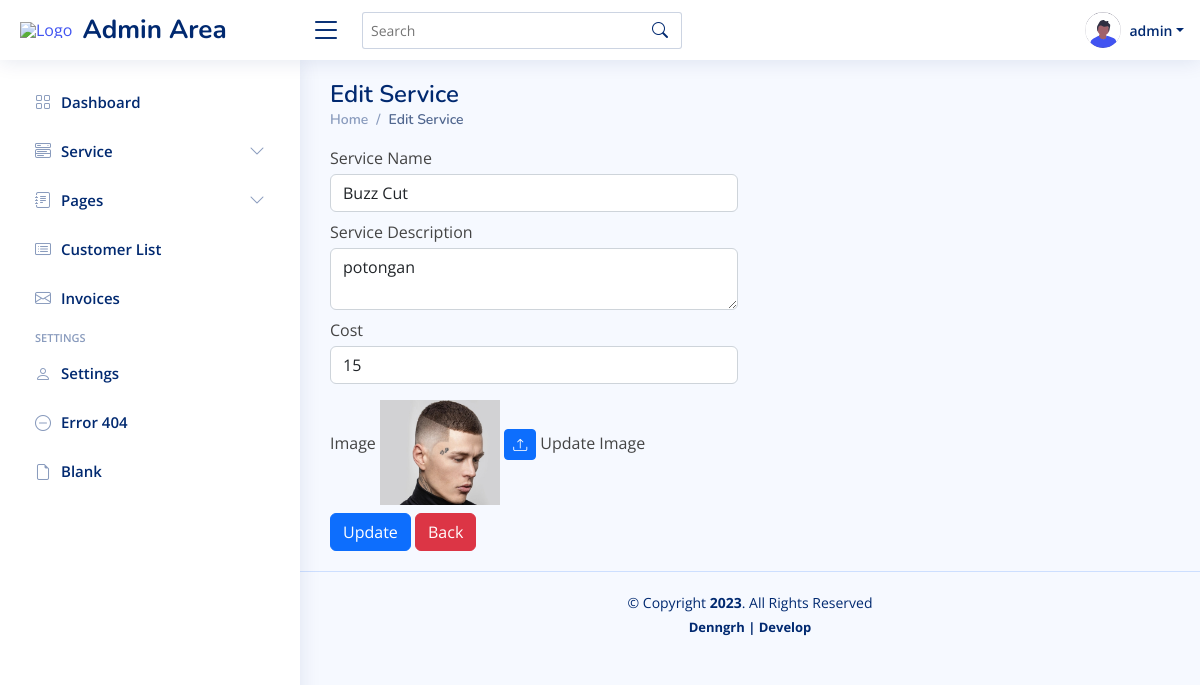
Screenshot of /admin/edit-service.php?editid=23 (signed in) with the database file from the repository.
### tables this page shows
CREATE TABLE `tblservices` (
  `ID` int(10) NOT NULL,
  `ServiceName` varchar(200) DEFAULT NULL,
  `ServiceDescription` mediumtext DEFAULT NULL,
  `Cost` int(10) DEFAULT NULL,
  `Image` varchar(200) DEFAULT NULL,
  `CreationDate` timestamp NULL DEFAULT current_timestamp()
);

### admin/edit-service.php (the view, shortened to what this page needs)
<?php
include 'inc/koneksi.php';
        if($_SESSION['status']!="login"){
            header("Location: ../login.php?info=Login Terlebih Dahulu!");
        }else{
    ?>
<!DOCTYPE html>
<html lang="en">
<head>
  <link href="assets/vendor/bootstrap/css/bootstrap.min.css" rel="stylesheet">
  <link href="assets/vendor/bootstrap-icons/bootstrap-icons.css" rel="stylesheet">
  <link href="assets/vendor/boxicons/css/boxicons.min.css" rel="stylesheet">
  <link href="assets/css/style.css" rel="stylesheet">
</head>
<body>
<header id="header" class="header fixed-top d-flex align-items-center">
    <div class="d-flex align-items-center justify-content-between">
      <a href="./index.php" class="logo d-flex align-items-center">
        <img src="../assets/img/logo.png" alt="Logo ">&nbsp;
        <span class="d-none d-lg-block">Admin Area</span>
      </a>
      <i class="bi bi-list toggle-sidebar-btn"></i>
    </div>
    <div class="search-bar">
      <form class="search-form d-flex align-items-center" method="POST" action="#">
        <input type="text" name="query" placeholder="Search" title="Enter search keyword">
        <button type="submit" title="Search"><i class="bi bi-search"></i></button>
      </form>
    </div>
    <nav class="header-nav ms-auto">
      <ul class="d-flex align-items-center">
        <li class="nav-item dropdown pe-3">
          <a class="nav-link nav-profile d-flex align-items-center pe-0" href="#" data-bs-toggle="dropdown">
            <img src="assets/img/profile.svg" alt="Profile" class="rounded-circle">
            <span class="d-none d-md-block dropdown-toggle ps-2"><?php echo $_SESSION['username']; ?></span>
          </a>
        </li>
      </ul>
    </nav>
  </header>
  <aside id="sidebar" class="sidebar">
    <ul class="sidebar-nav" id="sidebar-nav">
      <li class="nav-item">
        <a class="nav-link collapsed" href="index.php">
          <i class="bi bi-grid"></i>
          <span>Dashboard</span>
        </a>
      </li>
      <li class="nav-item">
        <a class="nav-link collapsed" data-bs-target="#service-nav" data-bs-toggle="collapse" href="#">
          <i class="bi bi-menu-button-wide"></i><span>Service</span><i class="bi bi-chevron-down ms-auto"></i>
        </a>
      </li>
      <li class="nav-item">
        <a class="nav-link collapsed" data-bs-target="#pages-nav" data-bs-toggle="collapse" href="#">
          <i class="bi bi-journal-text"></i><span>Pages</span><i class="bi bi-chevron-down ms-auto"></i>
        </a>
      </li>
       <li class="nav-item">
        <a class="nav-link collapsed" href="customer-list.php">
          <i class="bi bi-card-list"></i>
          <span>Customer List</span>
        </a>
      </li>
      <li class="nav-item">
        <a class="nav-link collapsed" href="invoices.php">
          <i class="bi bi-envelope"></i>
          <span>Invoices</span>
        </a>
      </li>
      <li class="nav-heading">Settings</li>
      <li class="nav-item">
        <a class="nav-link collapsed" href="setting.php">
          <i class="bi bi-person"></i>
          <span>Settings</span>
        </a>
      </li>
      <li class="nav-item">
        <a class="nav-link collapsed" href="404.php">
          <i class="bi bi-dash-circle"></i>
          <span>Error 404</span>
        </a>
      </li>
      <li class="nav-item">
        <a class="nav-link collapsed" href="pages-blank.php">
          <i class="bi bi-file-earmark"></i>
          <span>Blank</span>
        </a>
      </li>
    </ul>
  </aside>
    <main id="main" class="main">
    <div class="pagetitle">
      <h1>Edit Service</h1>
      <nav>
        <ol class="breadcrumb">
          <li class="breadcrumb-item"><a href="index.php">Home</a></li>
          <li class="breadcrumb-item active">Edit Service</li>
        </ol>
      </nav>
    </div>
    <section class="section">
      <div class="row">
        <div class="col-lg-6">
        <form method="post">
                <?php
               $cid=$_GET['editid'];
              $ret=mysqli_query($conn,"select * from  tblservices where ID='$cid'");
              while ($row=mysqli_fetch_array($ret)) {
              ?>
                             <div class="form-group"> <label for="exampleInputEmail1">Service Name</label> <input type="text" class="form-control mt-1" id="sername" name="sername" placeholder="Service Name" value="<?php  echo $row['ServiceName'];?>" required="true"> </div>
                             <div class="form-group mt-2"> <label for="exampleInputEmail1">Service Description</label> <textarea type="text" class="form-control mt-1" id="sername" name="serdesc" placeholder="Service Name" value="" required="true"><?php  echo $row['ServiceDescription'];?></textarea> </div>
                             <div class="form-group mt-2"> <label for="exampleInputPassword1">Cost</label> <input type="text" id="cost" name="cost" class="form-control mt-1" placeholder="Cost" value="<?php  echo $row['Cost'];?>" required="true"> </div>
                             <div class="form-group"> <label for="exampleInputPassword1">Image</label>  <img src="assets/img/<?php echo $row['Image']?>" width="120" class="mt-3">
                             <a  href="update-img.php?lid=<?php echo $row['ID'];?>"class="btn btn-primary btn-sm" title="Upload new profile image"><i class="bi bi-upload"></i></a>
                             <a>Update Image</a>
                            </div>
                             <?php } ?>
                              <button type="submit" name="submit" class="btn btn-primary mt-2">Update</button>
                             <a href="manage-service.php"  class="btn btn-danger mt-2">Back</a>
                             </form>
        </div>
      </div>
    </section>
  </main>
      <?php include'inc/footer.php'; ?>
</body>
</html>
<?php } ?>

### admin/assets/css/style.css (style rules this page uses)
:root { scroll-behavior: smooth; }
body { font-family: "Open Sans", sans-serif; background: #f6f9ff; color: #444444; }
a { color: #4154f1; text-decoration: none; }
h1, h2, h3, h4, h5, h6 { font-family: "Nunito", sans-serif; }
#main { margin-top: 60px; padding: 20px 30px; transition: all 0.3s; }
.pagetitle { margin-bottom: 10px; }
.pagetitle h1 { font-size: 24px; margin-bottom: 0; font-weight: 600; color: #012970; }
.breadcrumb { font-size: 14px; font-family: "Nunito", sans-serif; color: #899bbd; font-weight: 600; }
.breadcrumb a { color: #899bbd; transition: 0.3s; }
.breadcrumb .breadcrumb-item::before { color: #899bbd; }
.breadcrumb .active { color: #51678f; font-weight: 600; }
.logo { line-height: 1; }
@media (min-width: 1200px) { .logo { width: 280px; } }
.logo img { max-height: 26px; margin-right: 6px; }
.logo span { font-size: 26px; font-weight: 700; color: #012970; font-family: "Nunito", sans-serif; }
.header { transition: all 0.5s; z-index: 997; height: 60px; box-shadow: 0px 2px 20px rgba(1, 41, 112, 0.1); background-color: #fff; padding-left: 20px; }
.header .toggle-sidebar-btn { font-size: 32px; padding-left: 10px; cursor: pointer; color: #012970; }
.header .search-bar { min-width: 360px; padding: 0 20px; }
.header .search-form { width: 100%; }
.header .search-form input { border: 0; font-size: 14px; color: #012970; border: 1px solid rgba(1, 41, 112, 0.2); padding: 7px 38px 7px 8px; border-radius: 3px; transition: 0.3s; width: 100%; }
.header .search-form button { border: 0; padding: 0; margin-left: -30px; background: none; }
.header .search-form button i { color: #012970; }
.header-nav ul { list-style: none; }
.header-nav>ul { margin: 0; padding: 0; }
.header-nav .nav-profile { color: #012970; }
.header-nav .nav-profile img { max-height: 36px; }
.header-nav .nav-profile span { font-size: 14px; font-weight: 600; }
.sidebar { position: fixed; top: 60px; left: 0; bottom: 0; width: 300px; z-index: 996; transition: all 0.3s; padding: 20px; overflow-y: auto; scrollbar-width: thin; scrollbar-color: #aab7cf transparent; box-shadow: 0px 0px 20px rgba(1, 41, 112, 0.1); background-color: #fff; }
@media (min-width: 1200px) { #main, #footer { margin-left: 300px; } }
.sidebar-nav { padding: 0; margin: 0; list-style: none; }
.sidebar-nav li { padding: 0; margin: 0; list-style: none; }
.sidebar-nav .nav-item { margin-bottom: 5px; }
.sidebar-nav .nav-heading { font-size: 11px; text-transform: uppercase; color: #899bbd; font-weight: 600; margin: 10px 0 5px 15px; }
.sidebar-nav .nav-link { display: flex; align-items: center; font-size: 15px; font-weight: 600; color: #4154f1; transition: 0.3; background: #f6f9ff; padding: 10px 15px; border-radius: 4px; }
.sidebar-nav .nav-link i { font-size: 16px; margin-right: 10px; color: #4154f1; }
.sidebar-nav .nav-link.collapsed { color: #012970; background: #fff; }
.sidebar-nav .nav-link.collapsed i { color: #899bbd; }
.sidebar-nav .nav-link .bi-chevron-down { margin-right: 0; transition: transform 0.2s ease-in-out; }

### rows the page displays
tblservices: sername "Buzz Cut", serdesc "potongan", cost "15", Image (picture)

### other values shown
$_SESSION['username'] "admin"
